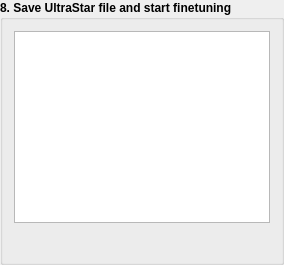
       <widget class="QGroupBox" name="groupBox_OutputLyrics">
        <property name="enabled">
         <bool>true</bool>
        </property>
        <property name="sizePolicy">
         <sizepolicy hsizetype="Expanding" vsizetype="Expanding">
          <horstretch>100</horstretch>
          <verstretch>100</verstretch>
         </sizepolicy>
        </property>
        <property name="minimumSize">
         <size>
          <width>0</width>
          <height>0</height>
         </size>
        </property>
        <property name="sizeIncrement">
         <size>
          <width>0</width>
          <height>0</height>
         </size>
        </property>
        <property name="font">
         <font>
          <weight>75</weight>
          <bold>true</bold>
         </font>
        </property>
        <property name="title">
         <string>8. Save UltraStar file and start finetuning</string>
        </property>
        <property name="flat">
         <bool>true</bool>
        </property>
        <layout class="QVBoxLayout" name="verticalLayout_7">
         <item>
          <widget class="QTextEdit" name="textEdit_OutputLyrics">
           <property name="enabled">
            <bool>true</bool>
           </property>
           <property name="sizePolicy">
            <sizepolicy hsizetype="Expanding" vsizetype="Expanding">
             <horstretch>50</horstretch>
             <verstretch>50</verstretch>
            </sizepolicy>
           </property>
           <property name="sizeIncrement">
            <size>
             <width>0</width>
             <height>0</height>
            </size>
           </property>
           <property name="font">
            <font>
             <weight>50</weight>
             <bold>false</bold>
            </font>
           </property>
           <property name="statusTip">
            <string/>
           </property>
           <property name="whatsThis">
            <string/>
           </property>
          </widget>
         </item>
         <item>
          <layout class="QHBoxLayout" name="horizontalLayout_3" stretch="0,0,0,1,0,0">
           <property name="spacing">
            <number>0</number>
           </property>
           <item>
            <widget class="QPushButton" name="pushButton_SaveToFile">
             <property name="enabled">
              <bool>true</bool>
             </property>
             <property name="sizePolicy">
              <sizepolicy hsizetype="Fixed" vsizetype="Fixed">
               <horstretch>0</horstretch>
               <verstretch>0</verstretch>
              </sizepolicy>
             </property>
             <property name="toolTip">
              <string/>
             </property>
             <property name="statusTip">
              <string/>
             </property>
             <property name="whatsThis">
              <string/>
             </property>
             <property name="text">
              <string/>
             </property>
             <property name="icon">
              <iconset resource="resources/UltraStar-Creator.qrc">
               <normaloff>:/icons/save.png</normaloff>:/icons/save.png</iconset>
             </property>
             <property name="shortcut">
              <string>S</string>
             </property>
             <property name="flat">
              <bool>true</bool>
             </property>
            </widget>
           </item>
           <item>
            <widget class="QPushButton" name="pushButton_startUltraStar">
             <property name="enabled">
              <bool>true</bool>
             </property>
             <property name="sizePolicy">
              <sizepolicy hsizetype="Fixed" vsizetype="Fixed">
               <horstretch>0</horstretch>
               <verstretch>0</verstretch>
              </sizepolicy>
             </property>
             <property name="toolTip">
              <string/>
             </property>
             <property name="statusTip">
              <string/>
             </property>
             <property name="whatsThis">
              <string/>
             </property>
             <property name="text">
              <string/>
             </property>
             <property name="icon">
              <iconset resource="resources/UltraStar-Creator.qrc">
               <normaloff>:/icons/usdx.png</normaloff>:/icons/usdx.png</iconset>
             </property>
             <property name="flat">
              <bool>true</bool>
             </property>
            </widget>
           </item>
           <item>
            <widget class="QPushButton" name="pushButton_startYass">
             <property name="enabled">
              <bool>true</bool>
             </property>
             <property name="sizePolicy">
              <sizepolicy hsizetype="Fixed" vsizetype="Fixed">
               <horstretch>0</horstretch>
               <verstretch>0</verstretch>
              </sizepolicy>
             </property>
             <property name="toolTip">
              <string/>
             </property>
             <property name="statusTip">
              <string/>
             </property>
             <property name="whatsThis">
              <string/>
             </property>
             <property name="text">
              <string/>
             </property>
             <property name="icon">
              <iconset resource="resources/UltraStar-Creator.qrc">
               <normaloff>:/icons/yass.png</normaloff>:/icons/yass.png</iconset>
             </property>
             <property name="flat">
              <bool>true</bool>
             </property>
            </widget>
           </item>
           <item>
            <spacer name="horizontalSpacer_2">
             <property name="enabled">
              <bool>true</bool>
             </property>
             <property name="orientation">
              <enum>Qt::Horizontal</enum>
             </property>
             <property name="sizeHint" stdset="0">
              <size>
               <width>28</width>
               <height>20</height>
              </size>
             </property>
            </spacer>
           </item>
           <item>
            <widget class="QPushButton" name="pushButton_OutputLyricsIncreaseFontSize">
             <property name="enabled">
              <bool>true</bool>
             </property>
             <property name="sizePolicy">
              <sizepolicy hsizetype="Fixed" vsizetype="Fixed">
               <horstretch>0</horstretch>
               <verstretch>0</verstretch>
              </sizepolicy>
             </property>
             <property name="toolTip">
              <string/>
             </property>
             <property name="statusTip">
              <string/>
             </property>
             <property name="whatsThis">
              <string/>
             </property>
             <property name="text">
              <string/>
             </property>
             <property name="icon">
              <iconset resource="resources/UltraStar-Creator.qrc">
               <normaloff>:/icons/edit-size-up.png</normaloff>:/icons/edit-size-up.png</iconset>
             </property>
             <property name="flat">
              <bool>true</bool>
             </property>
            </widget>
           </item>
           <item>
            <widget class="QPushButton" name="pushButton_OutputLyricsDecreaseFontSize">
             <property name="enabled">
              <bool>true</bool>
             </property>
             <property name="sizePolicy">
              <sizepolicy hsizetype="Fixed" vsizetype="Fixed">
               <horstretch>0</horstretch>
               <verstretch>0</verstretch>
              </sizepolicy>
             </property>
             <property name="toolTip">
              <string/>
             </property>
             <property name="statusTip">
              <string/>
             </property>
             <property name="whatsThis">
              <string/>
             </property>
             <property name="text">
              <string/>
             </property>
             <property name="icon">
              <iconset resource="resources/UltraStar-Creator.qrc">
               <normaloff>:/icons/edit-size-down.png</normaloff>:/icons/edit-size-down.png</iconset>
             </property>
             <property name="flat">
              <bool>true</bool>
             </property>
            </widget>
           </item>
          </layout>
         </item>
        </layout>
       </widget>
